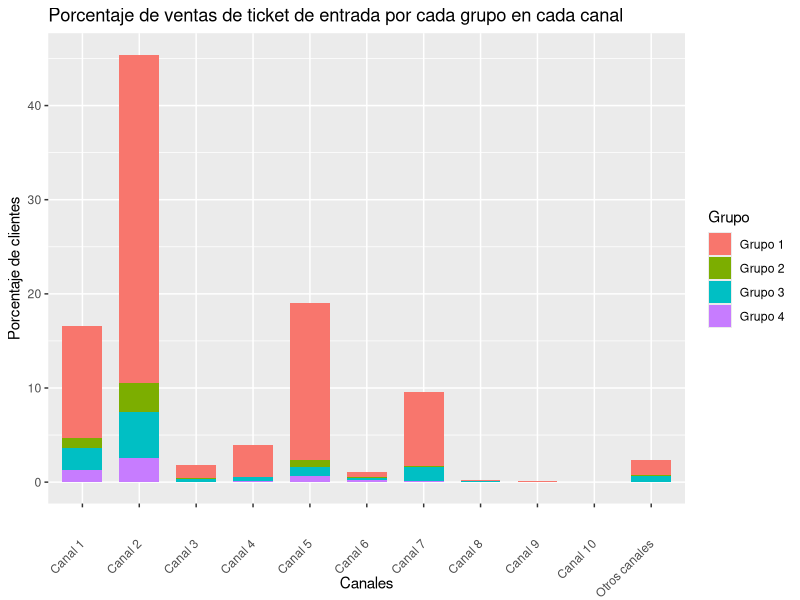
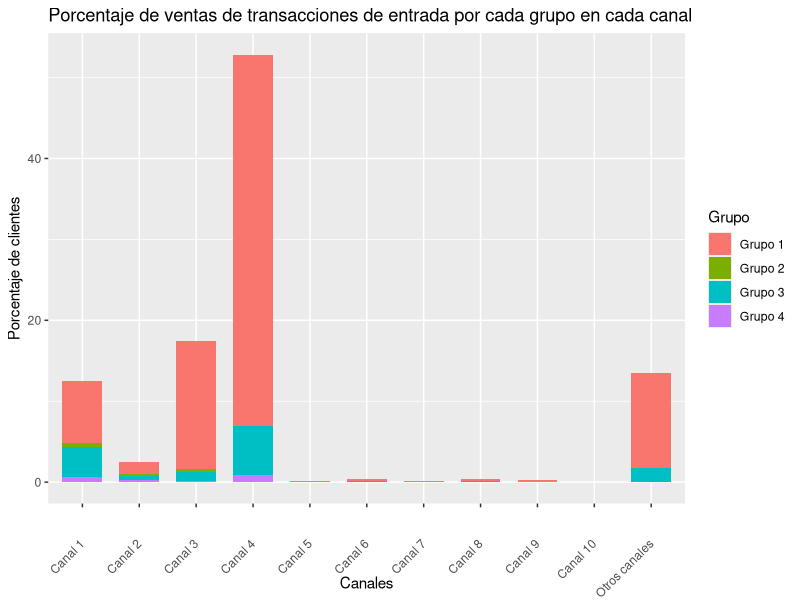
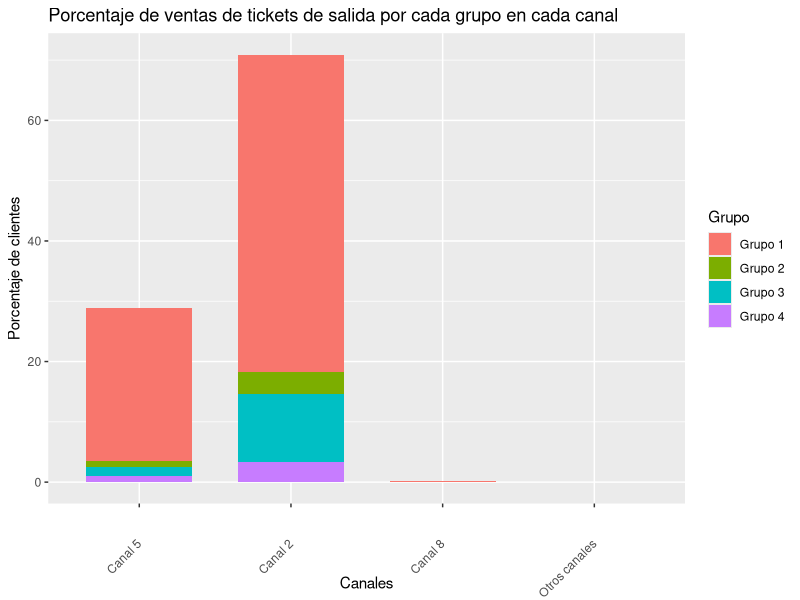
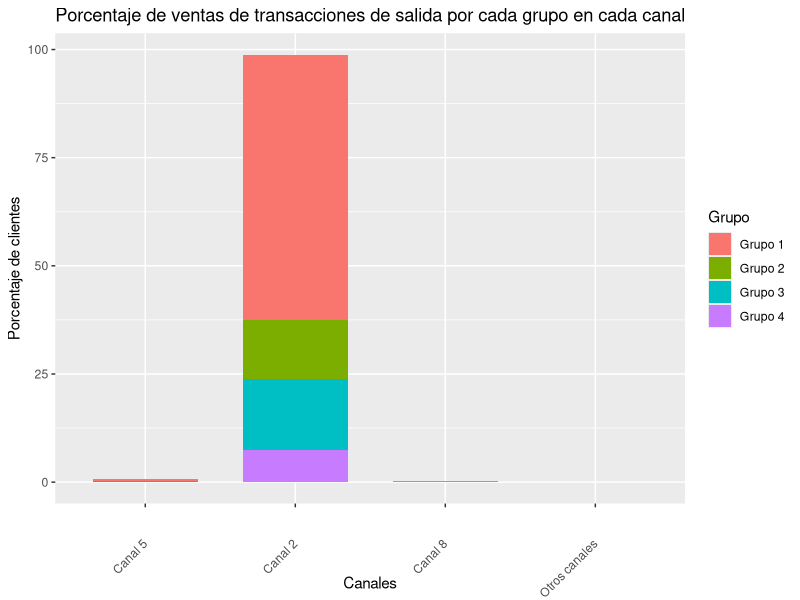
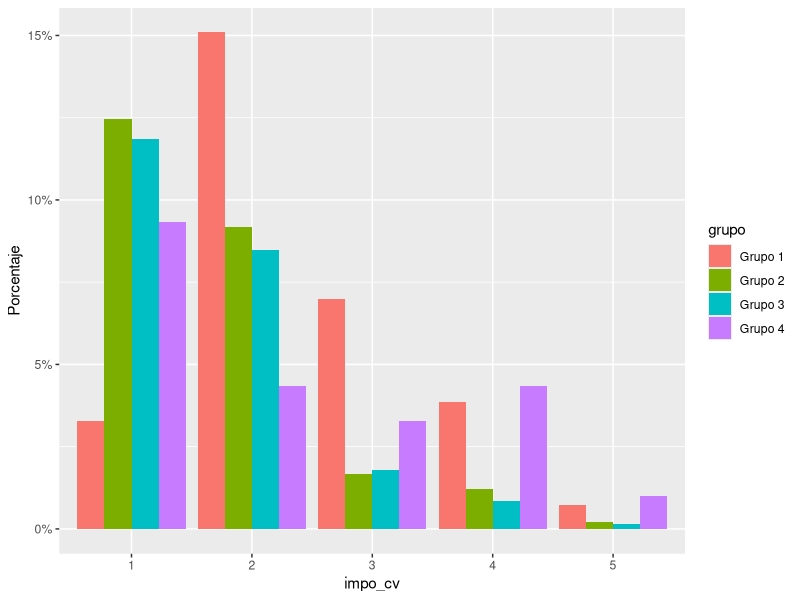
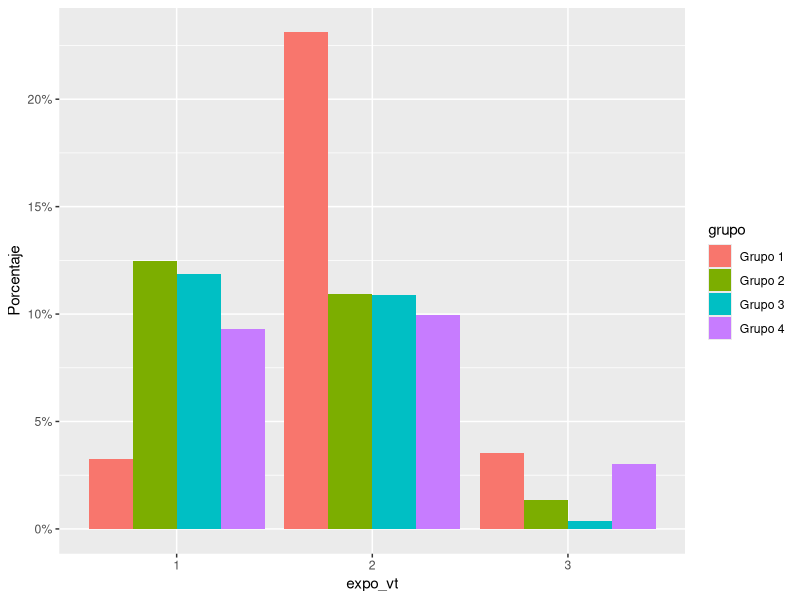
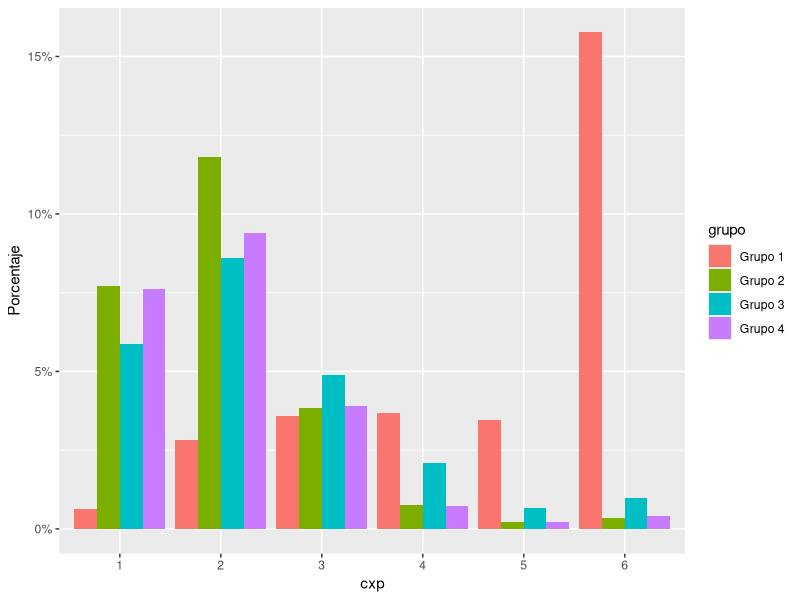
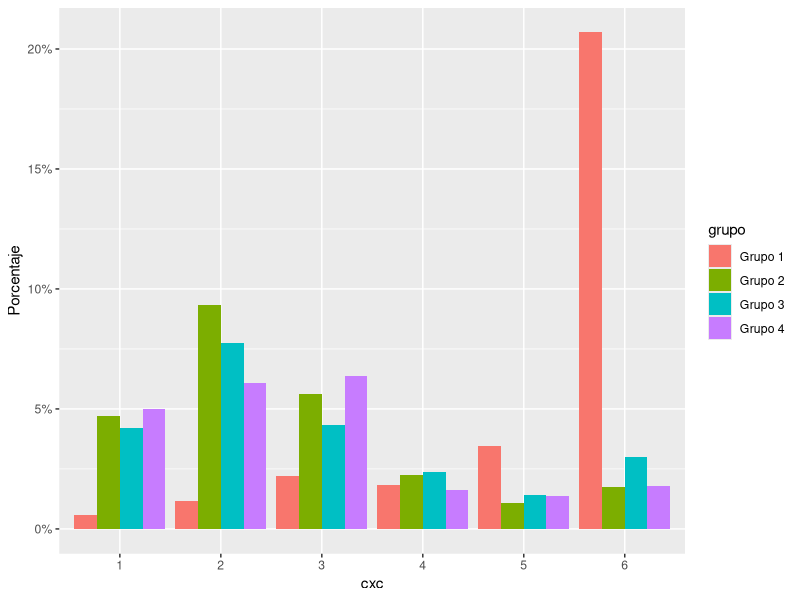

Reproduce these figures in R, in order.
## ---- chunk 1
library(tidyverse)
datos = read.csv("SegmentacionJerarquica.csv", sep=";") 
## ---- chunk 2
# Obtener el total por grupo y canal
totalPorGrupos <- datos %>% group_by(grupo) %>% 
                  summarise(across(everything(), sum))
totalPorGrupos
## ---- chunk 3
grupo <- c(1,2,3,4)

#Funcion que cambia el nombre a las columnas que cumplan con el REGEX
renombrarColumnas <- function(dataFrame, regexColumnas, nombresNuevos)
{
  return (dataFrame[grep(regexColumnas, names(dataFrame))] %>% 
                               setNames(nombresNuevos))
}

# Calcula el porcentaje en un DataFrame numerico
calcularPorcentajes <- function(dataFrame)
{
  return (dataFrame/ sum(dataFrame) * 100)
}

# Une la columna de grupos al DataFrame
agregarColumnaDeGrupos <- function(dataFrame)
{
  Grupo <- c("Grupo 1", "Grupo 2", "Grupo 3", "Grupo 4")
  return(cbind(Grupo, dataFrame))
}

# Esto era para un experimento. Agrega el tipo de ticket a un DataFrame 
agregarColumnaDeTipoTicket <- function(dataFrame, tipoDeTicket)
{
  return(cbind(dataFrame, tipoDeTicket))
}


# Los nuevos nombres de los canales 
nombresDeCanalesDeEntrada = c("Canal 1", "Canal 2", 
                           "Canal 3", "Canal 4",
                           "Canal 5", "Canal 6",     
                           "Canal 7", "Canal 8",
                           "Canal 9", "Canal 10",
                           "Otros canales")

nombresDeCanalesDeSalida = c("Canal 5","Canal 2", "Canal 8","Otros canales")

# Pone nombres mas legibles a los canales y calcula los porcentajes que genera cada grupo

# Modifica los tickets de entrada

regexTiquetDeEntrada = "en_vm.*"

TiquetsDeEntradaEnPorcentajes <-renombrarColumnas(totalPorGrupos, regexTiquetDeEntrada, nombresDeCanalesDeEntrada) %>%
                                calcularPorcentajes() %>%
                                agregarColumnaDeGrupos()

# Modifica las transacciones de entrada

regexTransaccionesDeEntrada = "en_tx.*"

transaccionesDeEntradaEnPorcentajes <-renombrarColumnas(totalPorGrupos, regexTransaccionesDeEntrada, nombresDeCanalesDeEntrada) %>%
                                calcularPorcentajes() %>%
                                agregarColumnaDeGrupos() 



# Modfica los tiquets de salida

regexTiquetDeSalida ="sal_vm.*"

ticketsDeSalidaEnPorcentajes <-renombrarColumnas(totalPorGrupos, regexTiquetDeSalida, nombresDeCanalesDeSalida) %>%
                                calcularPorcentajes() %>%
                                agregarColumnaDeGrupos() 

# Modifica las transacciones de salida
regexTiquetDeSalida ="sal_tx.*"
transaccionesDeSalidaEnPorcentajes <-renombrarColumnas(totalPorGrupos, regexTiquetDeSalida, nombresDeCanalesDeSalida) %>%
                                calcularPorcentajes() %>%
                                agregarColumnaDeGrupos() 
## ---- chunk 4
# DataFrame resultante del proceso anterior
TiquetsDeEntradaEnPorcentajes
## ---- chunk 5

graficarPorcentajesDeClientesEnCanales <- function  (dataFrame, tipoDeTiquet)
{
  grafica <- ggplot(data=reshape2::melt(dataFrame, id.vars ="Grupo"), aes(x=variable, y=value, fill=Grupo)) + 
            geom_bar(width = 0.7, stat="identity", position="stack") +
            labs(title= paste("Porcentaje de ventas", tipoDeTiquet,  "por cada grupo en cada canal"),
                 x="Canales", y="Porcentaje de clientes") + 
            theme(axis.text.x = element_text(angle = 45, vjust = 0.5, hjust=1))
  return(grafica)
}

plot(graficarPorcentajesDeClientesEnCanales(TiquetsDeEntradaEnPorcentajes, "de ticket de entrada"))

## ---- chunk 6
plot(graficarPorcentajesDeClientesEnCanales(transaccionesDeEntradaEnPorcentajes, "de transacciones de entrada"))
## ---- chunk 7
plot(graficarPorcentajesDeClientesEnCanales(ticketsDeSalidaEnPorcentajes, "de tickets de salida"))
## ---- chunk 8
plot(graficarPorcentajesDeClientesEnCanales(transaccionesDeSalidaEnPorcentajes, "de transacciones de salida"))
transaccionesDeSalidaEnPorcentajes
## ---- chunk 9
datos %>% group_by(as.factor(grupo)) %>%  count(as.factor(impo_cv))
## ---- chunk 10
# Se modifica el DataFrame para cambiar el tipo de dato y graficar facilmente 
datosConFactores <-  datos %>%
  mutate(
    impo_cv = as.factor(impo_cv),
    expo_vt = as.factor(expo_vt),
    cxp = as.factor(cxp),
    cxc = as.factor(cxc),
    totalinventory = as.factor(totalinventory),
    tiene_ventas_fisicas = as.factor(tiene_ventas_fisicas),
    tiene_ventas_electronicas = as.factor(tiene_ventas_electronicas),
    rotacion_inventarios = as.factor(rotacion_inventarios),
    rotacion_cxc = as.factor(rotacion_cxc),
    rotacion_cxp = as.factor(rotacion_cxp),
    ciclo_negocio = as.factor(ciclo_negocio),
    ciclo_financiero = as.factor(ciclo_financiero),
    grupo = as.factor(grupo)
  )%>%
  mutate(
    grupo = fct_recode(grupo, "Grupo 1" = "1", "Grupo 2" = "2", "Grupo 3" = "3", "Grupo 4" = "4")
  )


## ---- chunk 11
# Graficas de variables categoricas por grupo
columnasParaGraficar <- c("impo_cv", "expo_vt", "cxp", "cxc", "totalinventory", "tiene_ventas_fisicas",
                          "tiene_ventas_electronicas", "rotacion_inventarios", "rotacion_cxc",
                          "rotacion_cxp", "ciclo_negocio", "ciclo_financiero")

for (columna in columnasParaGraficar)
{
  p1 <- ggplot(datosConFactores, aes(x=.data[[columna]], fill=grupo)) + 
    geom_bar(aes(y = (..count..)/sum(..count..)), position="dodge") + 
    scale_y_continuous(labels=scales::percent)  +
    ylab("Porcentaje")  
  plot(p1)
}
